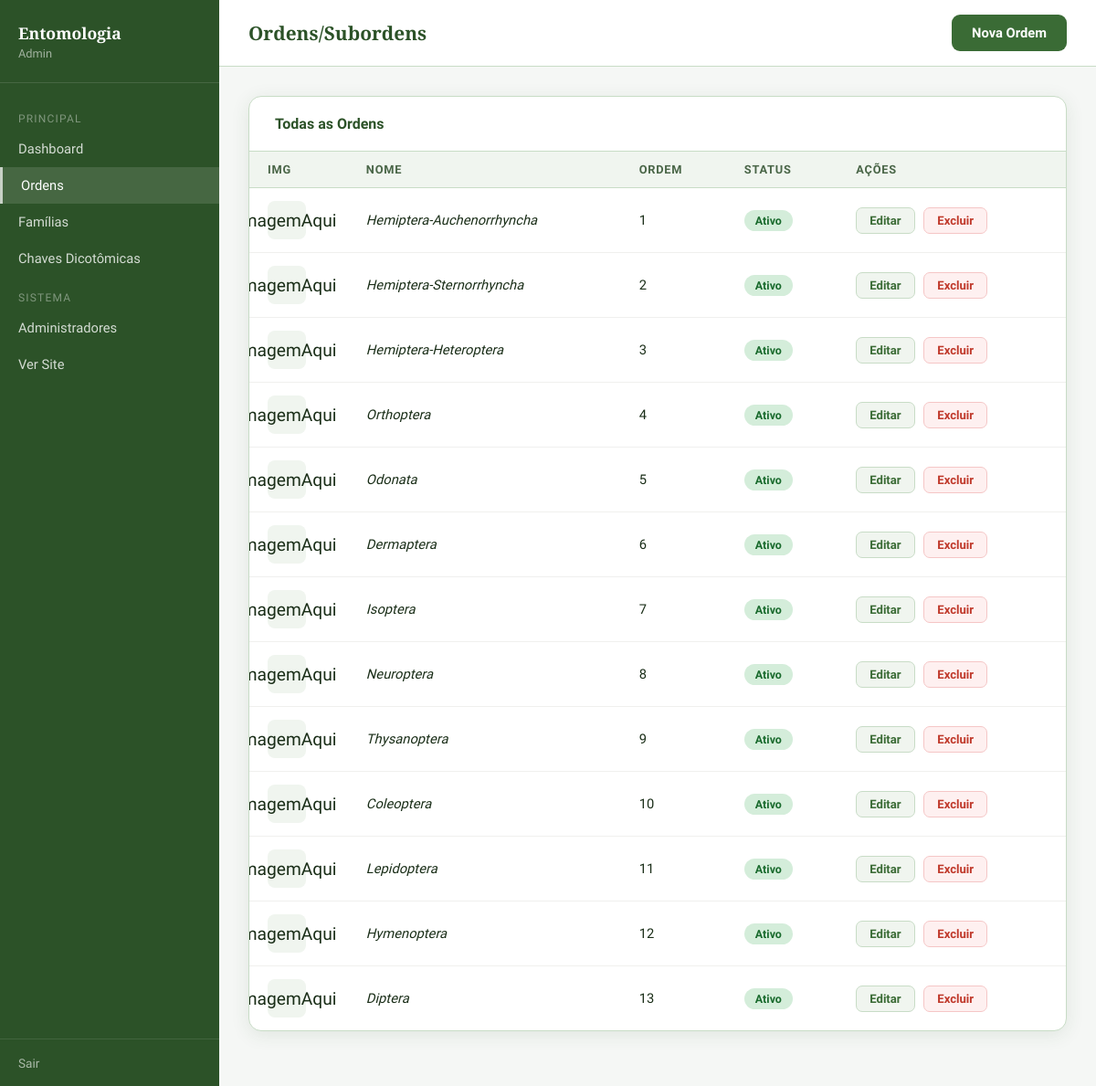
The page /admin/ordens.php (signed in) on the database its author committed.
### tables this page shows
CREATE TABLE `ordens` (
  `id` int(11) NOT NULL,
  `nome` varchar(100) NOT NULL,
  `descricao` text DEFAULT NULL,
  `caracteristicas` text DEFAULT NULL COMMENT 'JSON array de características gerais',
  `exemplos` varchar(255) DEFAULT NULL,
  `importancia_agricola` text DEFAULT NULL,
  `imagem` varchar(255) DEFAULT NULL,
  `ativo` tinyint(1) DEFAULT 1,
  `ordem_exibicao` int(11) DEFAULT 0,
  `criado_em` timestamp NOT NULL DEFAULT current_timestamp(),
  `atualizado_em` timestamp NOT NULL DEFAULT current_timestamp() ON UPDATE current_timestamp()
);

### admin/ordens.php (the view, shortened to what this page needs)
<!DOCTYPE html>
<html lang="pt-BR">
<head>
  <link rel="stylesheet" href="../assets/css/admin-ordens.css">
</head>
<body>
  <?php
  $pdo = getDB();
  $acao = $_GET['acao'] ?? 'listar';
  ?>
  <nav class="sidebar">
    <div class="sidebar-logo">
      <h2>Entomologia</h2>
      <p>Admin</p>
    </div>
    <div class="nav">
      <div class="nav-section">Principal</div>
      <a href="index.php">Dashboard</a>
      <a href="ordens.php" class="active">Ordens</a>
      <a href="familias.php">Famílias</a>
      <a href="chaves.php">Chaves Dicotômicas</a>
      <div class="nav-section">Sistema</div>
      <a href="admins.php">Administradores</a>
      <a href="../index.php" target="_blank">Ver Site</a>
    </div>
    <div class="sidebar-bottom"><a href="logout.php">Sair</a></div>
  </nav>
  <div class="main">
    <div class="topbar">
      <h1>Ordens/Subordens</h1>
      <?php if ($acao === 'listar'): ?>
        <a href="?acao=novo" class="btn-primary">Nova Ordem</a>
      <?php else: ?>
        <a href="ordens.php" class="btn-secondary">Voltar à Lista</a>
      <?php endif; ?>
    </div>
    <div class="content">
      <?php if ($acao === 'listar'): ?>
        <div class="card">
          <div class="card-header">
            <h3>Todas as Ordens</h3>
          </div>
          <table>
            <thead>
              <tr>
                <th>Img</th>
                <th>Nome</th>
                <th>Ordem</th>
                <th>Status</th>
                <th>Ações</th>
              </tr>
            </thead>
            <tbody>
              <?php foreach ($pdo->query("SELECT * FROM ordens ORDER BY ordem_exibicao,id")->fetchAll() as $o): ?>
                <tr>
                  <td><?= $o['imagem'] ? "<img src='../{$o['imagem']}' class='thumb'>" : "<div class='thumb-ph'>ImagemAqui</div>" ?></td>
                  <td><em><?= htmlspecialchars($o['nome']) ?></em></td>
                  <td><?= $o['ordem_exibicao'] ?></td>
                  <td><span class="<?= $o['ativo'] ? 'badge-ativo' : 'badge-inativo' ?>"><?= $o['ativo'] ? 'Ativo' : 'Inativo' ?></span></td>
                  <td>
                    <a href="?acao=editar&id=<?= $o['id'] ?>" class="btn-sm btn-edit">Editar</a>
                    <a href="?acao=deletar&id=<?= $o['id'] ?>" class="btn-sm btn-del" onclick="return confirm('Excluir esta ordem e todas suas famílias/chaves?')">Excluir</a>
                  </td>
                </tr>
              <?php endforeach; ?>
            </tbody>
          </table>
        </div>
      <?php endif; ?>
    </div>
  </div>
</body>
</html>

### assets/css/admin-ordens.css (style rules this page uses)
* { box-sizing: border-box; margin: 0; padding: 0 }
:root { --verde: #3a6b35; --verde-escuro: #2c5228; --verde-bg: #f0f5ef; --verde-borda: #c8dcc6; --texto: #1a2e18; --texto-suave: #4a6648; --branco: #fff; --sombra: 0 4px 20px rgba(42, 82, 40, 0.10) }
body { font-family: 'Source Sans 3', sans-serif; background: #f5f7f5; color: var(--texto) }
.sidebar { position: fixed; left: 0; top: 0; bottom: 0; width: 240px; background: var(--verde-escuro); padding: 0; z-index: 100; display: flex; flex-direction: column }
.sidebar-logo { padding: 24px 20px; border-bottom: 1px solid rgba(255, 255, 255, 0.12) }
.sidebar-logo h2 { font-family: 'Playfair Display', serif; color: #fff; font-size: 1.1rem; font-weight: 700 }
.sidebar-logo p { color: rgba(255, 255, 255, 0.55); font-size: 0.8rem; margin-top: 3px }
.nav { flex: 1; padding: 16px 0 }
.nav a { display: flex; align-items: center; gap: 10px; padding: 11px 20px; color: rgba(255, 255, 255, 0.80); text-decoration: none; font-size: 0.92rem; transition: all 0.15s }
.nav a:hover, .nav a.active { background: rgba(255, 255, 255, 0.12); color: #fff }
.nav a.active { border-left: 3px solid rgba(255, 255, 255, 0.70) }
.nav-section { padding: 16px 20px 6px; color: rgba(255, 255, 255, 0.40); font-size: 0.75rem; text-transform: uppercase; letter-spacing: 0.1em }
.sidebar-bottom { padding: 16px 20px; border-top: 1px solid rgba(255, 255, 255, 0.10) }
.sidebar-bottom a { color: rgba(255, 255, 255, 0.60); text-decoration: none; font-size: 0.85rem }
.main { margin-left: 240px; min-height: 100vh }
.topbar { background: var(--branco); border-bottom: 1px solid var(--verde-borda); padding: 16px 32px; display: flex; align-items: center; justify-content: space-between }
.topbar h1 { font-family: 'Playfair Display', serif; font-size: 1.3rem; color: var(--verde-escuro) }
.content { padding: 32px }
.card { background: var(--branco); border-radius: 14px; border: 1px solid var(--verde-borda); box-shadow: var(--sombra); overflow: hidden; margin-bottom: 28px }
.card-header { padding: 20px 28px; border-bottom: 1px solid var(--verde-borda); display: flex; align-items: center; justify-content: space-between }
.card-header h3 { font-size: 1rem; color: var(--verde-escuro); font-weight: 600 }
.btn-primary { background: var(--verde); color: #fff; padding: 11px 22px; border-radius: 9px; font-family: 'Source Sans 3', sans-serif; font-size: 0.92rem; font-weight: 600; cursor: pointer; border: none; text-decoration: none; display: inline-flex; align-items: center; gap: 6px; transition: background 0.15s }
table { width: 100%; border-collapse: collapse }
th { padding: 12px 20px; text-align: left; font-size: 0.8rem; text-transform: uppercase; letter-spacing: 0.06em; color: var(--texto-suave); background: var(--verde-bg); border-bottom: 1px solid var(--verde-borda) }
td { padding: 14px 20px; border-bottom: 1px solid #f0f0ee; font-size: 0.92rem }
tr:last-child td { border-bottom: none }
.btn-sm { padding: 6px 14px; border-radius: 7px; font-family: 'Source Sans 3', sans-serif; font-size: 0.82rem; font-weight: 600; cursor: pointer; border: none; text-decoration: none; display: inline-flex; align-items: center; gap: 4px; transition: all 0.15s; margin-right: 6px }
.btn-edit { background: var(--verde-bg); color: var(--verde); border: 1px solid var(--verde-borda) }
.btn-del { background: #fef0f0; color: #c0392b; border: 1px solid #f5c6c6 }
.thumb-ph { width: 42px; height: 42px; border-radius: 8px; background: var(--verde-bg); display: flex; align-items: center; justify-content: center; font-size: 1.2rem }
.badge-ativo { display: inline-block; padding: 4px 12px; border-radius: 20px; font-size: 0.78rem; font-weight: 600; background: #d4edda; color: #1a6b2e }

### rows shown on the page
ordens: imagem "ImagemAqui", nome "Hemiptera-Auchenorrhyncha", ordem_exibicao "1", ativo "Ativo"
ordens: imagem "ImagemAqui", nome "Hemiptera-Sternorrhyncha", ordem_exibicao "2", ativo "Ativo"
ordens: imagem "ImagemAqui", nome "Hemiptera-Heteroptera", ordem_exibicao "3", ativo "Ativo"
ordens: imagem "ImagemAqui", nome "Orthoptera", ordem_exibicao "4", ativo "Ativo"
ordens: imagem "ImagemAqui", nome "Odonata", ordem_exibicao "5", ativo "Ativo"
ordens: imagem "ImagemAqui", nome "Dermaptera", ordem_exibicao "6", ativo "Ativo"
ordens: imagem "ImagemAqui", nome "Isoptera", ordem_exibicao "7", ativo "Ativo"
ordens: imagem "ImagemAqui", nome "Neuroptera", ordem_exibicao "8", ativo "Ativo"
ordens: imagem "ImagemAqui", nome "Thysanoptera", ordem_exibicao "9", ativo "Ativo"
ordens: imagem "ImagemAqui", nome "Coleoptera", ordem_exibicao "10", ativo "Ativo"
ordens: imagem "ImagemAqui", nome "Lepidoptera", ordem_exibicao "11", ativo "Ativo"
ordens: imagem "ImagemAqui", nome "Hymenoptera", ordem_exibicao "12", ativo "Ativo"
ordens: imagem "ImagemAqui", nome "Diptera", ordem_exibicao "13", ativo "Ativo"
